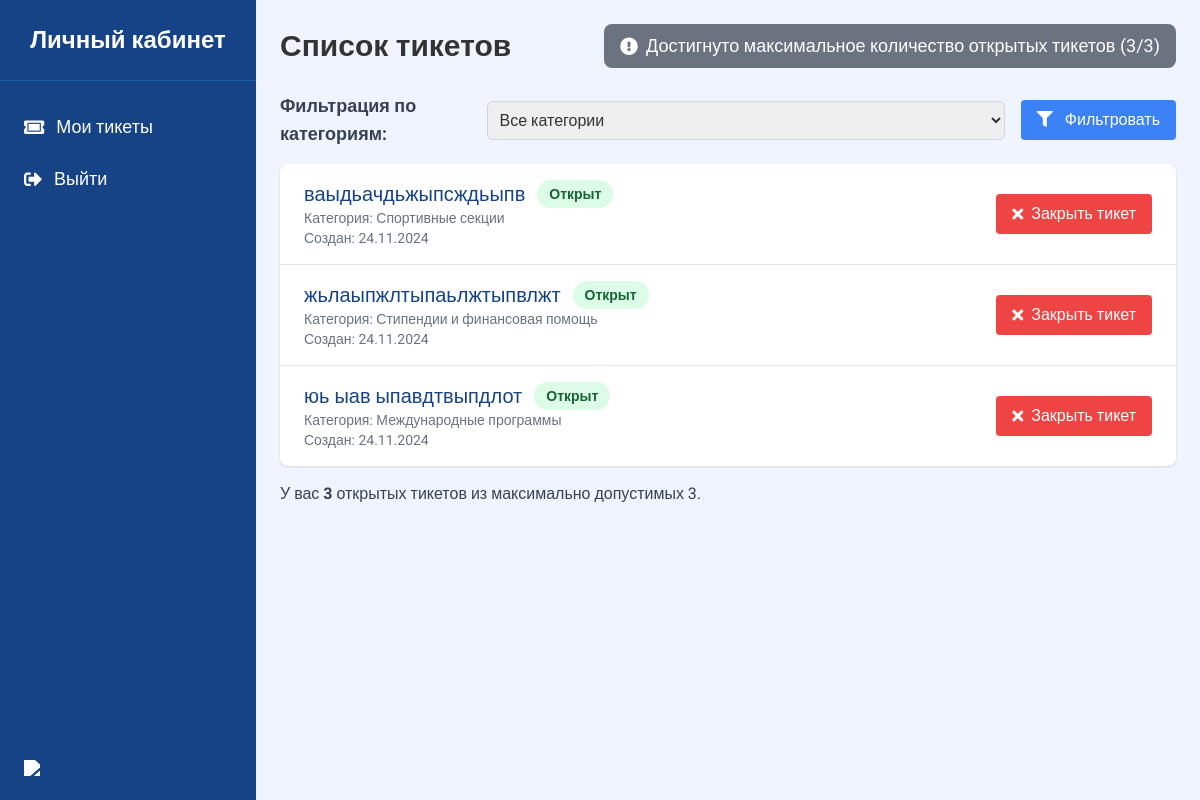
The app's page /user/ (signed in) with its own data.
### assistant/models.py (models this page shows, shortened)
class Ticket(models.Model):
    STATUS_CHOICES = [
        ('open', 'Открыт'),
        ('in_progress', 'В процессе'),
        ('closed', 'Закрыт'),
    ]
    title = models.CharField(max_length=255, verbose_name="Заголовок")
    description = models.TextField(verbose_name="Описание")
    author = models.ForeignKey(
        settings.AUTH_USER_MODEL,
        on_delete=models.SET_NULL,
        related_name="created_tickets",
        verbose_name="Автор",
        null=True
    )
    mentor = models.ForeignKey(
        settings.AUTH_USER_MODEL,
        on_delete=models.SET_NULL,
        related_name="assigned_tickets",
        blank=True,
        null=True,
        verbose_name="Ответственный наставник"
    )
    category = models.ForeignKey(
        Category,
        on_delete=models.SET_NULL,
        null=True,
        blank=True,
        verbose_name="Категория"
    )
    status = models.CharField(
        max_length=20,
        choices=STATUS_CHOICES,
        default='open',
        verbose_name="Статус"
    )
    created_at = models.DateTimeField(auto_now_add=True, verbose_name="Дата создания")
    updated_at = models.DateTimeField(auto_now=True, verbose_name="Дата обновления")

class Category(models.Model):
    name = models.CharField(max_length=100, unique=True, verbose_name="Название категории")
    description = models.TextField(blank=True, null=True, verbose_name="Описание")

### personal_ticket/views.py (the view)
# urls.py: path('', profile_ticket_list, name="profile_ticket_list"),
@login_required
def profile_ticket_list(request):
    user = request.user
    tickets = Ticket.objects.all()
    category_id = request.GET.get('category')
    if category_id:
        tickets = tickets.filter(category_id=category_id)
    tickets = tickets.exclude(status='closed')
    categories = Category.objects.all()
    if user.role == "mentor":
        print(user.role)
        return render(request, 'ticket_mentor.html', {'tickets': tickets, 'categories': categories})
    elif user.role == "student":
        tickets = Ticket.objects.filter(author=user, status__in=['open', 'in_progress'])
        if category_id:
            tickets = tickets.filter(category_id=category_id)
        open_ticket_count = Ticket.objects.filter(author=user, status__in=['open', 'in_progress']).count()
        can_create_ticket = open_ticket_count < 3
        context = {
            'tickets': tickets,
            'categories': categories,
            'can_create_ticket': can_create_ticket,
            'open_ticket_count': open_ticket_count,
        }
        return render(request, 'user_ticket.html', context)

### templates/user_ticket.html (shortened to what this page needs)
<!DOCTYPE html>
<html lang="ru">
<head>
    <script src="https://cdn.tailwindcss.com"></script>
    <link rel="stylesheet" href="https://cdnjs.cloudflare.com/ajax/libs/font-awesome/5.15.3/css/all.min.css">
</head>
<body class="bg-[#F0F4FF] text-[#333333]">
    <div class="flex flex-col md:flex-row">
        <aside id="sidebar" class="fixed inset-y-0 left-0 w-64 bg-[#154385] text-white transform -translate-x-full md:translate-x-0 transition-transform duration-300 ease-in-out sidebar-transition z-50">
            <div class="flex flex-col h-full">
                <div class="p-6 text-center font-bold text-2xl border-b border-[#1a5ca8]">Личный кабинет</div>
                <nav class="flex-1 px-4 py-6 space-y-2">
                    <a href="#" class="flex items-center p-2 text-lg rounded hover:bg-[#1a5ca8] transition-colors">
                        <i class="fas fa-ticket-alt mr-3"></i> Мои тикеты
                    </a>
                    <a href="{% url 'logout' %}" class="flex items-center p-2 text-lg rounded hover:bg-[#1a5ca8] transition-colors">
                        <i class="fas fa-sign-out-alt mr-3"></i> Выйти
                    </a>
                </nav>
                <div class="p-6">
                    <img src="https://s1.stc.all.kpcdn.net/best/rostov/abiturient_2017/images/tild3739-6338-4664-a239-313234373730__logo_.png" class="logo-image w-64 mx-auto">
                </div>
            </div>
        </aside>
        <main class="flex-1 p-6 md:ml-64">
            <div class="heder flex flex-col md:flex-row md:items-center md:justify-between">
                <h1 class="text-2xl md:text-3xl font-bold mb-4 md:mb-0">Список тикетов</h1>
                {% if can_create_ticket %}
                <div class="flex-shrink-0">
                    <a href="{% url 'create_ticket' %}" class="flex items-center text-lg bg-[#1a5ca8] hover:bg-[#3a75c4] text-white rounded-lg py-2 px-4 transition-colors">
                        <i class="fas fa-plus mr-2"></i> Создать новый
                    </a>
                </div>
                {% else %}
                <div class="flex items-center text-lg bg-gray-500 text-white rounded-lg py-2 px-4 cursor-not-allowed">
                    <i class="fas fa-exclamation-circle mr-2"></i>
                    <span>Достигнуто максимальное количество открытых тикетов ({{ open_ticket_count }}/3)</span>
                </div>
                {% endif %}
            </div>
            <div class="mb-4 mt-6">
                <form method="get" action="{% url 'profile_ticket_list' %}" class="flex flex-col sm:flex-row sm:items-center">
                    <label for="category" class="block text-lg font-bold text-gray-700 mb-2 sm:mb-0 sm:mr-4">Фильтрация по категориям:</label>
                    <div class="flex flex-col sm:flex-row sm:items-center w-full">
                        <select id="category" name="category" class="flex-1 mb-2 sm:mb-0 sm:mr-4 p-2 border border-gray-300 rounded-md focus:outline-none focus:ring-[#154385] focus:border-[#154385]">
                            <option value="">Все категории</option>
                        </select>
                        <button type="submit" class="w-full sm:w-auto text-white bg-blue-500 hover:bg-blue-600 rounded px-4 py-2 transition-colors">
                            <i class="fas fa-filter mr-2"></i> Фильтровать
                        </button>
                    </div>
                </form>
            </div>
            <div class="bg-white shadow overflow-hidden sm:rounded-lg">
                <ul class="divide-y divide-gray-200">
                    {% for ticket in tickets %}
                    <li class="px-4 py-4 sm:px-6">
                        <div class="flex flex-col md:flex-row md:items-center md:justify-between">
                            <a href="{% url 'ticket_detail' ticket_id=ticket.id %}" class="flex-1">
                                <div>
                                    <div class="flex flex-col md:flex-row md:items-center">
                                        <h2 class="text-xl font-medium text-[#154385] truncate">{{ ticket.title }}</h2>
                                        <p class="mt-2 md:mt-0 md:ml-3 px-3 py-1 inline-flex text-sm leading-5 font-semibold rounded-full bg-green-100 text-green-800">
                                            {{ ticket.get_status_display }}
                                        </p>
                                    </div>
                                    <p class="text-sm text-gray-500">Категория: {{ ticket.category.name }}</p>
                                    <p class="text-sm text-gray-500">Создан: {{ ticket.created_at|date:"d.m.Y" }}</p>
                                </div>
                            </a>
                            <div class="mt-4 md:mt-0">
                                {% if ticket.status != 'closed' %}
                                <form method="post" action="{% url 'close_ticket' ticket.id %}">
                                    <button type="submit" class="flex items-center text-white bg-red-500 hover:bg-red-600 rounded px-4 py-2 transition-colors">
                                        <i class="fas fa-times mr-2"></i> Закрыть тикет
                                    </button>
                                </form>
                                {% endif %}
                            </div>
                        </div>
                    </li>
                    {% empty %}
                    <li class="px-4 py-4 sm:px-6 text-center text-gray-500">Нет тикетов для отображения.</li>
                    {% endfor %}
                </ul>
            </div>
            <div class="mt-4">
                <p class="text-gray-700">У вас <strong>{{ open_ticket_count }}</strong> открытых тикетов из максимально допустимых 3.</p>
            </div>
        </main>
    </div>
</body>
</html>

### templates/user_ticket.html (style rules this page uses)
body { font-family: 'Roboto', sans-serif; }
.logo-image { filter: brightness(0) invert(1); width: auto; height: auto; }
.sidebar-transition { transition: transform 0.3s ease-in-out; }

### records on screen
Ticket: title "ваыдьачдьжыпсждьыпв", status "Открыт", category.name "Спортивные секции", created_at "24.11.2024", shows "Закрыть тикет"
Ticket: title "жьлаыпжлтыпаьлжтыпвлжт", status "Открыт", category.name "Стипендии и финансовая помощь", created_at "24.11.2024", shows "Закрыть тикет"
Ticket: title "юь ыав ыпавдтвыпдлот", status "Открыт", category.name "Международные программы", created_at "24.11.2024", shows "Закрыть тикет"

### other values on screen
{{ open_ticket_count }} "3"
